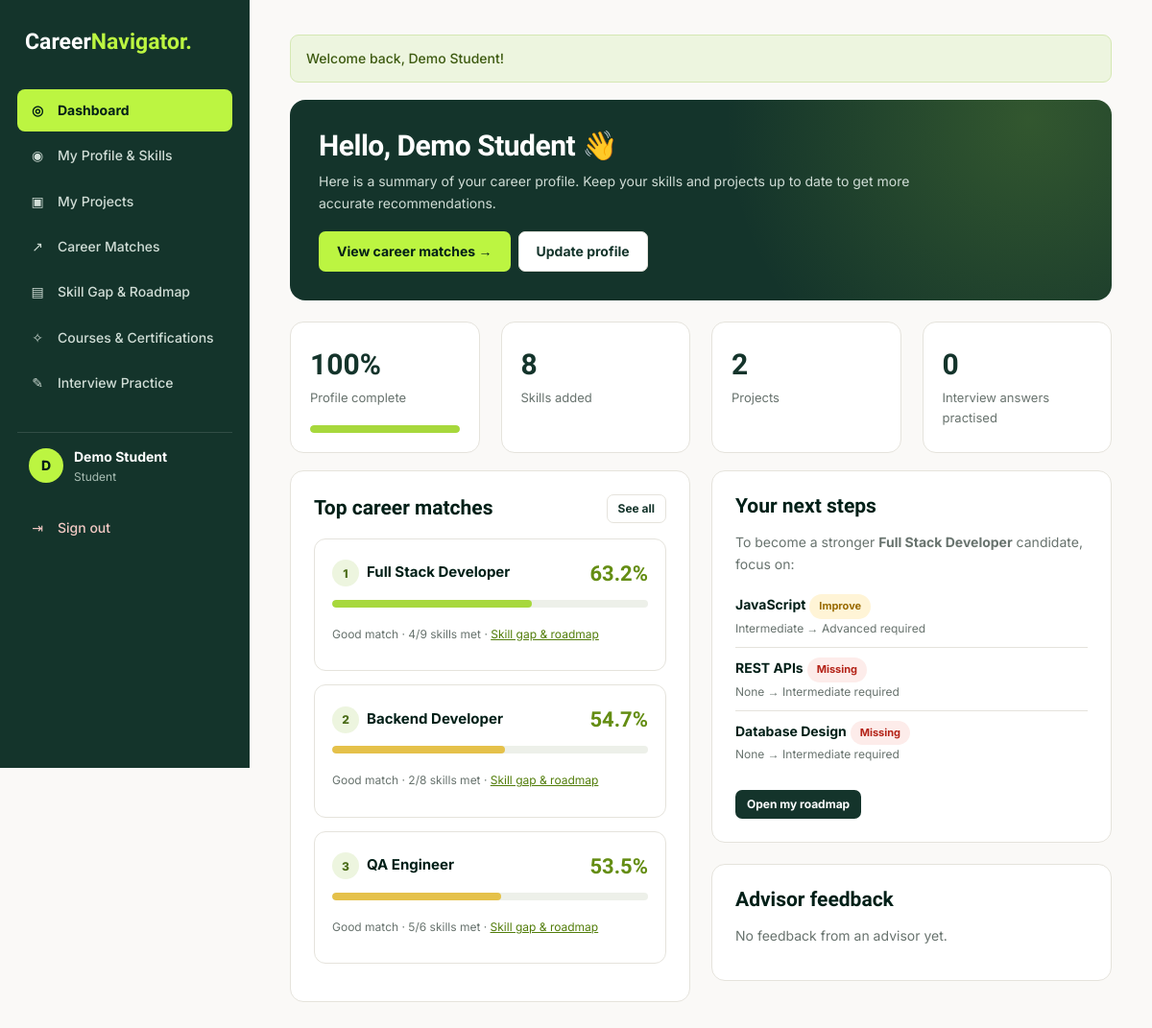
Page /dashboard.php (signed in) on the committed database.
### tables this page shows
CREATE TABLE `users` (
  `id` int(11) NOT NULL AUTO_INCREMENT,
  `name` varchar(100) NOT NULL,
  `email` varchar(150) NOT NULL,
  `password` varchar(255) NOT NULL,
  `role` enum('student','advisor','admin') DEFAULT 'student',
  `created_at` timestamp NOT NULL DEFAULT current_timestamp(),
  `email_verified_at` datetime DEFAULT NULL,
  `verification_token_hash` char(64) DEFAULT NULL,
  `verification_expires_at` datetime DEFAULT NULL,
  `verification_sent_at` datetime DEFAULT NULL,
  PRIMARY KEY (`id`),
  UNIQUE KEY `email` (`email`),
  UNIQUE KEY `verification_token_hash` (`verification_token_hash`)
);

CREATE TABLE `student_profiles` (
  `id` int(11) NOT NULL AUTO_INCREMENT,
  `user_id` int(11) NOT NULL,
  `university` varchar(150) DEFAULT NULL,
  `department` varchar(100) DEFAULT NULL,
  `semester` varchar(50) DEFAULT NULL,
  `cgpa` decimal(3,2) DEFAULT NULL,
  `interests` text DEFAULT NULL,
  `bio` text DEFAULT NULL,
  PRIMARY KEY (`id`),
  UNIQUE KEY `user_id` (`user_id`),
  CONSTRAINT `student_profiles_ibfk_1` FOREIGN KEY (`user_id`) REFERENCES `users` (`id`) ON DELETE CASCADE
);

CREATE TABLE `careers` (
  `id` int(11) NOT NULL AUTO_INCREMENT,
  `title` varchar(150) NOT NULL,
  `description` text DEFAULT NULL,
  `category` varchar(100) DEFAULT NULL,
  `average_salary` varchar(100) DEFAULT NULL,
  PRIMARY KEY (`id`)
);

CREATE TABLE `career_skills` (
  `id` int(11) NOT NULL AUTO_INCREMENT,
  `career_id` int(11) NOT NULL,
  `skill_id` int(11) NOT NULL,
  `required_level` tinyint(4) DEFAULT 1,
  `importance` tinyint(4) DEFAULT 1,
  PRIMARY KEY (`id`),
  UNIQUE KEY `unique_career_skill` (`career_id`,`skill_id`),
  KEY `skill_id` (`skill_id`),
  CONSTRAINT `career_skills_ibfk_1` FOREIGN KEY (`career_id`) REFERENCES `careers` (`id`) ON DELETE CASCADE,
  CONSTRAINT `career_skills_ibfk_2` FOREIGN KEY (`skill_id`) REFERENCES `skills` (`id`) ON DELETE CASCADE
);

CREATE TABLE `skills` (
  `id` int(11) NOT NULL AUTO_INCREMENT,
  `name` varchar(100) NOT NULL,
  `category` varchar(100) DEFAULT NULL,
  PRIMARY KEY (`id`),
  UNIQUE KEY `name` (`name`)
);

### dashboard.php (the view, shortened to what the rows shown need)
<?php
require_once 'includes/init.php';
require_once 'includes/recommendation.php';
$userId = current_user_id();
$student = load_student_data($pdo, $userId);
$completeness = profile_completeness($student);
$recommendations = get_recommendations($pdo, $userId, $student);
$top = array_slice($recommendations, 0, 3);
$nextSkills = [];
if ($top) {
    foreach ($top[0]['skills'] as $s) {
        if ($s['status'] !== 'met') {
            $nextSkills[] = $s;
        }
    }
    $nextSkills = array_slice($nextSkills, 0, 3);
}
require 'includes/header.php';
?>
<div class="hero-card">
    <h1>Hello, <?= e(current_user()['name']) ?> 👋</h1>
    <p>Here is a summary of your career profile. Keep your skills and projects up to date to get more accurate recommendations.</p>
    <div class="btn-group mt">
        <a href="recommendations.php" class="btn btn-lime">View career matches &rarr;</a>
        <a href="profile.php" class="btn btn-secondary">Update profile</a>
    </div>
</div>
<div class="grid grid-4 mb">
    <div class="stat">
        <div class="stat-value"><?= $completeness['percent'] ?>%</div>
        <div class="stat-label">Profile complete</div>
        <div class="progress mt"><div class="progress-bar <?= score_class($completeness['percent']) ?>" style="width:<?= $completeness['percent'] ?>%"></div></div>
    </div>
</div>
<div class="grid grid-2">
    <div class="card">
        <div class="card-header">
            <h2>Top career matches</h2>
        </div>
        <?php if (!$student['skills']): ?>
            <div class="empty">Add your skills to see personalised career matches.<br>
                <a href="profile.php" class="btn btn-primary mt">Add skills</a></div>
        <?php else: ?>
            <?php foreach ($top as $i => $r): ?>
                <div class="match">
                    <div class="match-top">
                        <div><span class="rank"><?= $i + 1 ?></span><span class="match-title"><?= e($r['career']['title']) ?></span></div>
                        <span class="match-score"><?= $r['score'] ?>%</span>
                    </div>
                    <div class="progress"><div class="progress-bar <?= score_class($r['score']) ?>" style="width:<?= $r['score'] ?>%"></div></div>
                    <p class="small muted mt"><?= e(match_label($r['score'])) ?> · <?= $r['met_count'] ?>/<?= $r['required_count'] ?> skills met ·
                        <a href="roadmap.php?career_id=<?= (int) $r['career']['id'] ?>">Skill gap &amp; roadmap</a></p>
                </div>
            <?php endforeach; ?>
        <?php endif; ?>
    </div>
    <div>
        <div class="card">
            <h2>Your next steps</h2>
            <?php if ($nextSkills): ?>
                <p class="muted">To become a stronger <strong><?= e($top[0]['career']['title']) ?></strong> candidate, focus on:</p>
                <ul class="list-plain">
                    <?php foreach ($nextSkills as $s): ?>
                        <li>
                            <strong><?= e($s['name']) ?></strong>
                            <span class="badge <?= $s['status'] === 'missing' ? 'badge-red' : 'badge-amber' ?>">
                                <?= $s['status'] === 'missing' ? 'Missing' : 'Improve' ?>
                            </span>
                            <div class="small muted"><?= level_name($s['student_level']) ?> &rarr; <?= level_name($s['required_level']) ?> required</div>
                        </li>
                    <?php endforeach; ?>
                </ul>
                <a href="roadmap.php?career_id=<?= (int) $top[0]['career']['id'] ?>" class="btn btn-primary btn-sm mt">Open my roadmap</a>
            <?php elseif ($top && $student['skills']): ?>
                <p>You meet all required skills for your top match. Practise interview questions next!</p>
                <a href="interview.php" class="btn btn-primary btn-sm">Practise interviews</a>
            <?php else: ?>
                <p class="muted">Add skills to your profile to get a personalised learning plan.</p>
            <?php endif; ?>
        </div>
        <div class="card">
            <h2>Advisor feedback</h2>
        </div>
    </div>
</div>
<?php require 'includes/footer.php'; ?>

### includes/header.php (shortened to what the rows shown need)
<?php
$user = current_user();
?>
<!DOCTYPE html>
<html lang="en">
<head>
    <link rel="stylesheet" href="<?= e(url('assets/css/style.css')) ?>">
</head>
<body>
<div class="app">
    <aside class="sidebar" id="sidebar">
        <nav class="side-nav" id="side-nav">
            <?php if ($user): ?>
                <div class="side-user">
                    <div class="avatar"><?= e(strtoupper(mb_substr($user['name'], 0, 1))) ?></div>
                    <div>
                        <strong><?= e($user['name']) ?></strong>
                        <small><?= e(ucfirst($user['role'])) ?></small>
                    </div>
                </div>
                <a href="<?= e(url('logout.php')) ?>" class="logout-link"><span class="nav-icon">⇥</span>Sign out</a>
            <?php endif; ?>
        </nav>
    </aside>
    <main class="main">

### rows in the picture
users: name "D", name "Demo Student", role "Student"
student_profiles: university+department "100"
careers: title "Full Stack Developer"
careers: title "Backend Developer"
careers: title "QA Engineer"
career_skills: skill.name "JavaScript", shows "Improve", skill "Intermediate", required_level "Advanced"
career_skills: skill.name "REST APIs", shows "Missing", student_level "None", required_level "Intermediate"
career_skills: skill.name "Database Design", shows "Missing", student_level "None", required_level "Intermediate"

### other values in the picture
$icon "◎"
$label "Dashboard"
$icon "◉"
$label "My Profile & Skills"
$icon "▣"
$label "My Projects"
$icon "↗"
$label "Career Matches"
$icon "▤"
$label "Skill Gap & Roadmap"
$icon "✧"
$label "Courses & Certifications"
$icon "✎"
$label "Interview Practice"
$f['message'] "Welcome back, Demo Student!"
